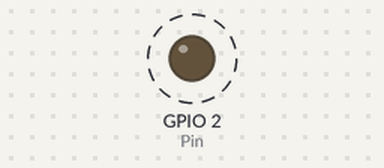
This sketch was run on a simulated ESP32. On the bench: output pins drawn as LEDs (lit = HIGH). Dashed ring = blinking. What the sketch prints to the serial monitor is not drawn.

Above: at 0.5 s.
Timing chart, 0 to 4.6 s (numbered marks = the images above):
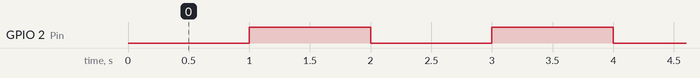

The sketch:

timer_test.ino
```cpp
const uint8_t Pin=2;
hw_timer_t *My_timer=NULL;
volatile bool check_temp=false;
volatile bool pinState=false;
void IRAM_ATTR onTimer(){
  check_temp=true;
  pinState=!pinState;
  digitalWrite(Pin,pinState);
}

void setup() {
  // put your setup code here, to run once:
  Serial.begin(115200);
  pinMode(Pin,OUTPUT);
  digitalWrite(Pin,LOW);
  My_timer = timerBegin(1000000);
  timerAttachInterrupt(My_timer, &onTimer);
  timerAlarm(My_timer, 1000000, true, 0);
  timerRestart(My_timer);
}

void loop() {
  if(check_temp){
    check_temp=false;
    float tempC = temperatureRead();
    Serial.print("Temperatura del chip: ");
    Serial.print(tempC);
    Serial.println(" °C");
  }

}
```

Measured:
- by itself, GPIO 2 (Pin): alternates HIGH for 1.0 s and LOW for 1.0 s
